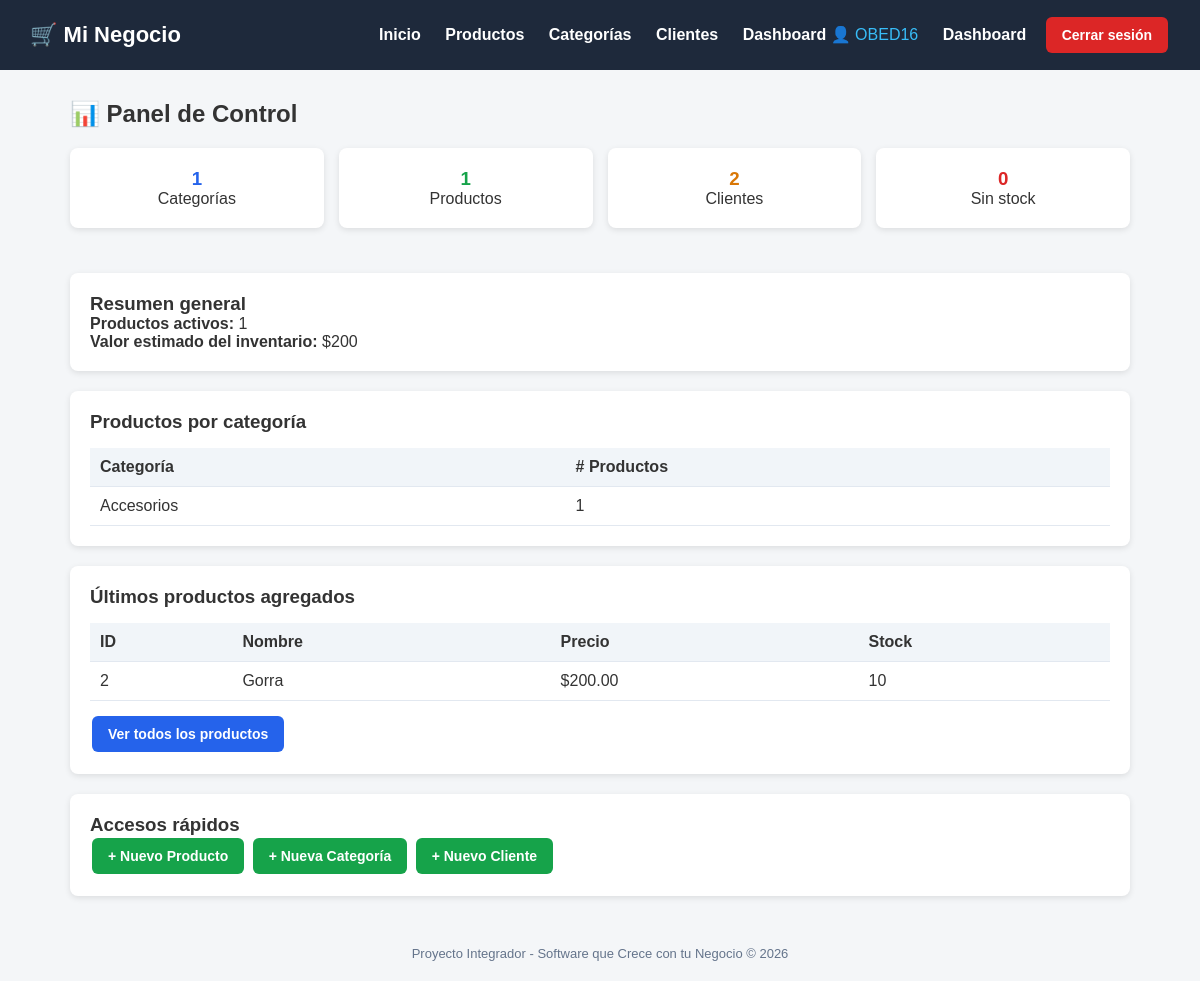
The page /dashboard/ (signed in) on the database its author committed.
### tienda/models.py (models this page shows, shortened)
class Categoria(models.Model):
    nombre = models.CharField(max_length=100)
    descripcion = models.TextField(blank=True, null=True)
    class Meta:
        verbose_name = "Categoria"
        verbose_name_plural = "Categorías"

class Producto(models.Model):
    nombre = models.CharField(max_length=200)
    descripcion = models.TextField(blank=True, null=True)
    precio = models.DecimalField(max_digits=10, decimal_places=2)
    stock = models.IntegerField(default=0)
    categoria = models.ForeignKey(Categoria, on_delete=models.CASCADE)
    fecha_creacion = models.DateTimeField(auto_now_add=True)
    activo = models.BooleanField(default=True)
    class Meta:
        verbose_name = "Producto"
        verbose_name_plural = "Productos"
        ordering = ['nombre']

### tienda/views.py (the view)
# urls.py: path('dashboard/', views.dashboard, name='dashboard'),
@login_required
def dashboard(request):
    total_categorias = Categoria.objects.count()
    total_productos = Producto.objects.count()
    total_clientes = Cliente.objects.count()
    productos_activos = Producto.objects.filter(activo=True).count()
    productos_sin_stock = Producto.objects.filter(stock=0).count()
    valor_inventario = Producto.objects.aggregate(
        total=Sum('precio')
    )['total'] or 0
    ultimos_productos = Producto.objects.order_by('-id')[:5]
    por_categoria = (
        Categoria.objects
        .annotate(num_productos=Count('producto'))
        .order_by('-num_productos')
    )
    context = {
        'total_categorias': total_categorias,
        'total_productos': total_productos,
        'total_clientes': total_clientes,
        'productos_activos': productos_activos,
        'productos_sin_stock': productos_sin_stock,
        'valor_inventario': valor_inventario,
        'ultimos_productos': ultimos_productos,
        'por_categoria': por_categoria,
    }
    return render(request, 'tienda/dashboard.html', context)

### tienda/templates/tienda/dashboard.html (shortened to what this page needs)
{% extends 'base.html' %}
{% block content %}
<h2 style="margin-bottom:20px;">📊 Panel de Control</h2>
<div style="display:grid; grid-template-columns: repeat(auto-fit, minmax(200px, 1fr)); gap:15px; margin-bottom:25px;">
<div class="card" style="text-align:center;">
<h3 style="color:#2563eb;">{{ total_categorias }}</h3>
<p>Categorías</p>
</div>
<div class="card" style="text-align:center;">
<h3 style="color:#16a34a;">{{ total_productos }}</h3>
<p>Productos</p>
</div>
<div class="card" style="text-align:center;">
<h3 style="color:#d97706;">{{ total_clientes }}</h3>
<p>Clientes</p>
</div>
<div class="card" style="text-align:center;">
<h3 style="color:#dc2626;">{{ productos_sin_stock }}</h3>
<p>Sin stock</p>
</div>
</div>
<div class="card">
<h3>Resumen general</h3>
<p><strong>Productos activos:</strong> {{ productos_activos }}</p>
<p><strong>Valor estimado del inventario:</strong> ${{ valor_inventario}}</p>
</div>
<div class="card">
<h3>Productos por categoría</h3>
<table>
<thead>
<tr><th>Categoría</th><th># Productos</th></tr>
</thead>
<tbody>
{% for cat in por_categoria %}
<tr>
<td>{{ cat.nombre }}</td>
<td>{{ cat.num_productos }}</td>
</tr>
{% empty %}
<tr><td colspan="2">No hay categorías registradas.</td></tr>
{% endfor %}
</tbody>
</table>
</div>
<div class="card">
<h3>Últimos productos agregados</h3>
<table>
<thead>
<tr><th>ID</th><th>Nombre</th><th>Precio</th><th>Stock</th></tr>
</thead>
<tbody>
{% for p in ultimos_productos %}
<tr>
<td>{{ p.id }}</td>
<td>{{ p.nombre }}</td>
<td>${{ p.precio }}</td>
<td>{{ p.stock }}</td>
</tr>
{% empty %}
<tr><td colspan="4">No hay productos registrados.</td></tr>
{% endfor %}
</tbody>
</table>
<a href="{% url 'lista_productos' %}" class="btn btn-primary" style="margin-top:15px;">Ver todos los productos</a>
</div>
<div class="card">
<h3>Accesos rápidos</h3>
<a href="{% url 'crear_producto' %}" class="btn btn-success">+ Nuevo Producto</a>
<a href="{% url 'crear_categoria' %}" class="btn btn-success">+ Nueva Categoría</a>
<a href="{% url 'crear_cliente' %}" class="btn btn-success">+ Nuevo Cliente</a>
</div>
{% endblock %}

### templates/base.html (shortened to what this page needs)
<!DOCTYPE html>
<html lang="es">
<head>
</head>
<body>
    <header>
        <h1>🛒 Mi Negocio</h1>
        <nav>
 <a href="{% url 'inicio' %}">Inicio</a>
 <a href="{% url 'lista_productos' %}">Productos</a>
 <a href="{% url 'lista_categorias' %}">Categorías</a>
 <a href="{% url 'lista_clientes' %}">Clientes</a>
 {% if user.is_authenticated %}
 <a href="{% url 'dashboard' %}">Dashboard</a>
 <span style="color:#38bdf8;">👤 {{ user.username }}</span>
 <a href="{% url 'dashboard' %}">Dashboard</a>
 <form action="{% url 'logout' %}" method="post" style="display:inline;">
 <button type="submit" class="btn btn-danger" style="margin-left:15px;">Cerrar sesión</button>
 </form>
 {% else %}
 <a href="{% url 'login' %}">Iniciar sesión</a>
 {% endif %}
        </nav>
    </header>
    <div class="container">
        {% block content %}{% endblock %}
    </div>
    <footer>
        Proyecto Integrador - Software que Crece con tu Negocio &copy; {% now "Y" %}
    </footer>
</body>
</html>

### templates/base.html (style rules this page uses)
* { margin: 0; padding: 0; box-sizing: border-box; }
body { font-family: Arial, sans-serif; background: #f4f6f8; color: #333; }
header { background: #1e293b; color: #fff; padding: 15px 30px; display: flex; justify-content: space-between; align-items: center; }
header h1 { font-size: 22px; }
header nav a { color: #fff; text-decoration: none; margin-left: 20px; font-weight: bold; }
.container { max-width: 1100px; margin: 30px auto; padding: 0 20px; }
.card { background: #fff; border-radius: 8px; padding: 20px; box-shadow: 0 2px 6px rgba(0,0,0,0.1); margin-bottom: 20px; }
.btn { display: inline-block; padding: 10px 16px; border-radius: 6px; text-decoration: none; color: #fff; font-weight: bold; border: none; cursor: pointer; font-size: 14px; margin: 2px; }
.btn-primary { background: #2563eb; }
.btn-success { background: #16a34a; }
.btn-danger { background: #dc2626; }
table { width: 100%; border-collapse: collapse; margin-top: 15px; }
th, td { padding: 10px; text-align: left; border-bottom: 1px solid #e2e8f0; }
th { background: #f1f5f9; }
footer { text-align: center; padding: 20px; color: #64748b; font-size: 13px; }

### rows shown on the page
Categoria: nombre "Accesorios", num_productos "1"
Producto: id "2", nombre "Gorra", precio "200.00", stock "10"

### other values the page prints
{{ user.username }} "OBED16"
{{ total_categorias }} "1"
{{ total_productos }} "1"
{{ total_clientes }} "2"
{{ productos_sin_stock }} "0"
{{ productos_activos }} "1"
{{ valor_inventario }} "200"
